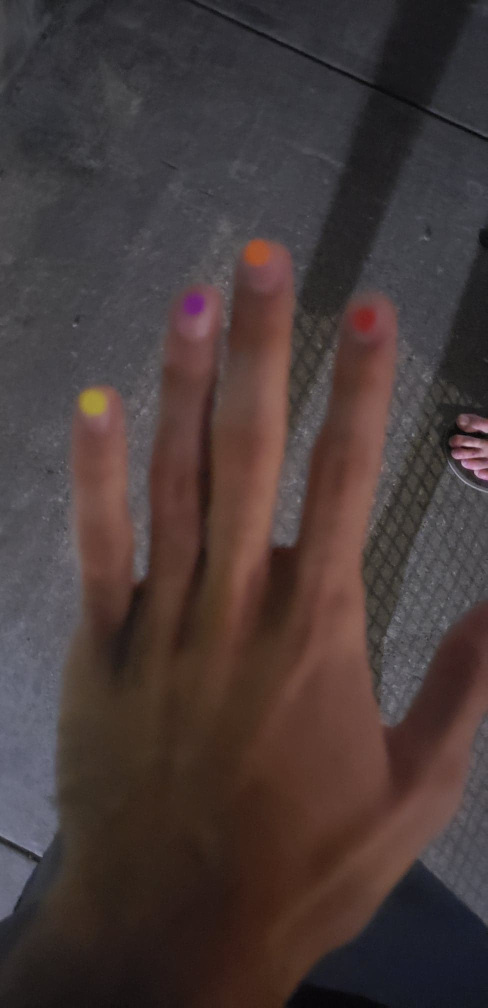
#> input picture images/blurNight.jpg, 976 x 2016 px (shown at 1/2 size)
$ python ColorMasking.py --image images/blurNight.jpg
#> lines starting #> are read from the running program, lines starting #| are printed output that depends on the picture; after the words box and inside, x2 and y2 are one past the last pixel; in counts of white or black regions, pixels touching at a corner belong together
#> further down, image is the input picture: shape (2016, 976, 3); mean B, G, R 57.2, 58.2, 71.1
#> `hsv = cv.cvtColor(image, cv.COLOR_BGR2HSV)`: hsv: shape (2016, 976, 3); mean H, S, V 71, 65, 73.5
# import the necessary packages
import numpy as np
import argparse
import cv2 as cv

# construct the argument parse and parse the arguments
ap = argparse.ArgumentParser()
ap.add_argument("-i", "--image", help="path to the image")
args = vars(ap.parse_args())

def set_masks(colors, delta):
#> called with delta = 10
    bounds = [(np.array([color - delta, 100, 100]), np.array([color + delta, 255, 255])) for color in colors]
    masks = [cv.inRange(hsv, bound[0], bound[1]) for bound in bounds]
#> masks = 6 items
    mask = masks[0]
#> mask: shape (2016, 976); every value is 0
    for i in range(1, len(masks)):
        mask = mask | masks[i]
#> this loop made 5 passes
#> pass 2, in set_masks, `mask = mask | masks[i]`:
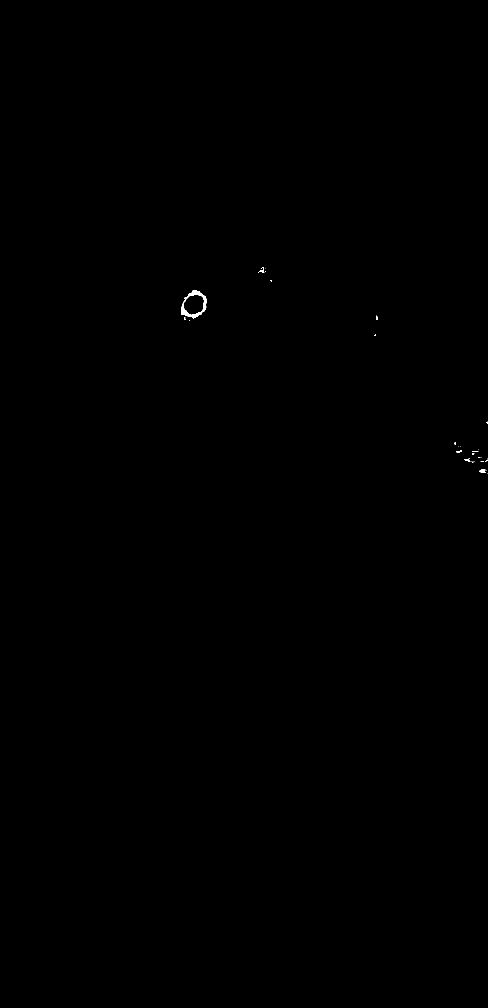
#> mask: shape (2016, 976) (shown at 1/2 size); 0.06% white; 31 white regions (26 under 20 px), largest, box (x1, y1, x2, y2) and area: (362, 580, 413, 637) 812, (959, 938, 972, 946) 73, (518, 535, 529, 545) 50, (929, 917, 941, 923) 38, (912, 900, 924, 906) 32
#> after the loop:
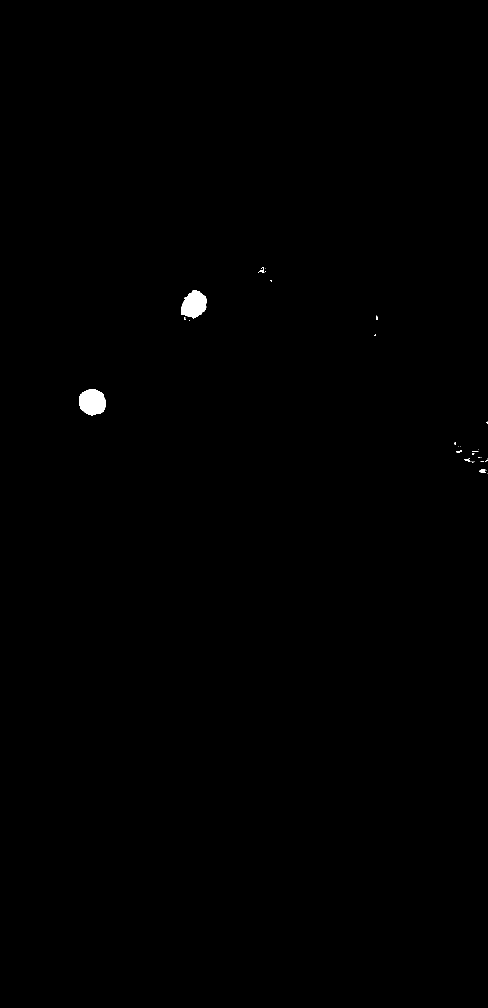
#> mask: shape (2016, 976) (shown at 1/2 size); 0.23% white; 32 white regions (26 under 20 px), largest, box (x1, y1, x2, y2) and area: (158, 779, 212, 831) 2217, (362, 580, 413, 637) 2059, (959, 938, 972, 946) 73, (518, 535, 529, 545) 50, (929, 917, 941, 923) 38, (912, 900, 924, 906) 32
    return mask


# load the image
image = cv.imread("images/blurNight.jpg")
cv.namedWindow("Display Window", cv.WINDOW_AUTOSIZE)
# Take each frame
# Convert BGR to HSV
hsv = cv.cvtColor(image, cv.COLOR_BGR2HSV)
# define range of blue color in HSV

#### Collin's Code #####

colors = [46, 100, 166, 130, 28, 146]
delta = 10
colormask = set_masks(colors, delta)
res1 = cv.bitwise_and(image, image, mask=colormask)

#########################


#### Original un-simplified #########
delta = 2.5

lower_green = np.array([46 - delta, 100, 100])
upper_green = np.array([46 + delta, 255, 255])

lower_blue = np.array([100 - delta, 100, 100])
upper_blue = np.array([100 + delta, 255, 255])

lower_pink = np.array([166 - delta, 90, 200])
upper_pink = np.array([166 + delta, 200, 255])

lower_purple = np.array([130 - delta, 0, 0])
upper_purple = np.array([130 + delta, 255, 255])

lower_yellow = np.array([28 - delta, 0, 0])
upper_yellow = np.array([28 + delta, 255, 255])

lower_purple_two = np.array([146 - delta, 0, 0])
upper_purple_two = np.array([146 + delta, 255, 255])

####################################


# Threshold the HSV image to get only blue colors
# Threshold the HSV image to get only green colors
mask_green = cv.inRange(hsv, lower_green, upper_green)
# Threshold for blue
mask_blue = cv.inRange(hsv, lower_blue, upper_blue)
mask_pink = cv.inRange(hsv, lower_pink, upper_pink)
mask_purple = cv.inRange(hsv, lower_purple, upper_purple)
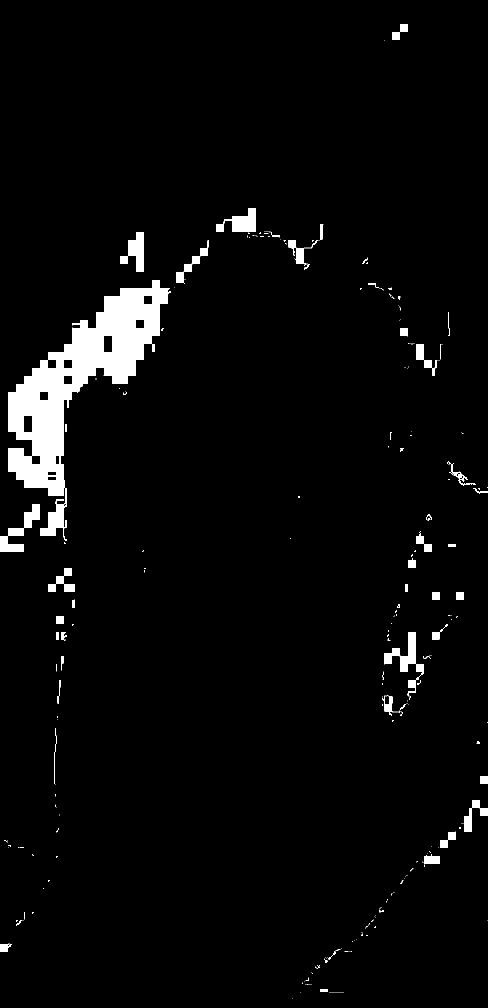
#> mask_purple: shape (2016, 976) (shown at 1/2 size); 3.8% white; 262 white regions (197 under 20 px), largest, box (x1, y1, x2, y2) and area: (16, 560, 342, 1082) 51149, (768, 1264, 848, 1400) 2790, (0, 1008, 80, 1104) 2560
mask_yellow = cv.inRange(hsv, lower_yellow, upper_yellow)
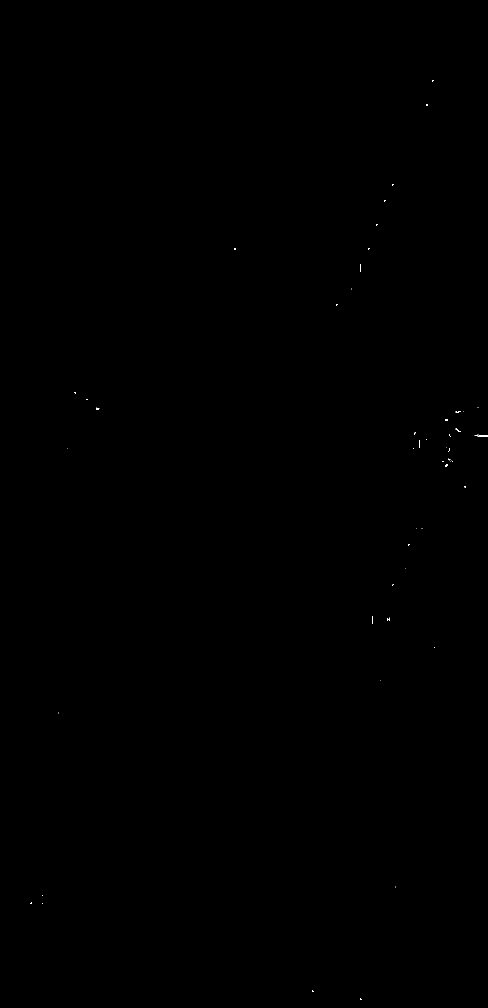
#> mask_yellow: shape (2016, 976) (shown at 1/2 size); 0.02% white in thin lines or dots, all inside (x1, y1, x2, y2) = (60, 160, 976, 2000)


############ Aryan's Code ######################
def maskMaker(mask_values, delta_h, delta_s):
#> called with delta_h = 10, delta_s = 50
    mask = False
    for val in mask_values:
        cur_top = np.array([(val[0]*0.5)+delta_h, (val[1]*255.0/100)+delta_s, (val[2]*255.0/100)+delta_s])
        cur_bot = np.array([(val[0]*0.5)-delta_h, (val[1]*255.0/100)-delta_s, (val[2]*255.0/100)-delta_s])
        cur_mask = cv.inRange(hsv, cur_bot, cur_top)
        mask = mask | cur_mask
#> this loop made 4 passes
#> pass 1, in maskMaker, `cur_mask = cv.inRange(hsv, cur_bot, cur_top)`:
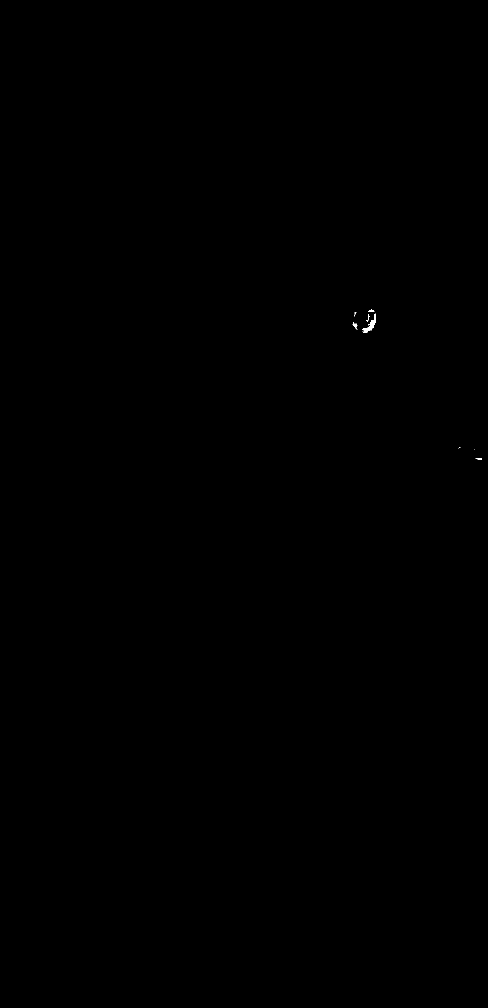
#> cur_mask: shape (2016, 976) (shown at 1/2 size); 0.02% white; 12 white regions (7 under 20 px), largest, box (x1, y1, x2, y2) and area: (724, 627, 752, 666) 308, (705, 645, 715, 660) 53, (736, 619, 749, 624) 41, (952, 916, 964, 920) 27, (736, 628, 740, 639) 26
#> pass 3, in maskMaker, `cur_mask = cv.inRange(hsv, cur_bot, cur_top)`:
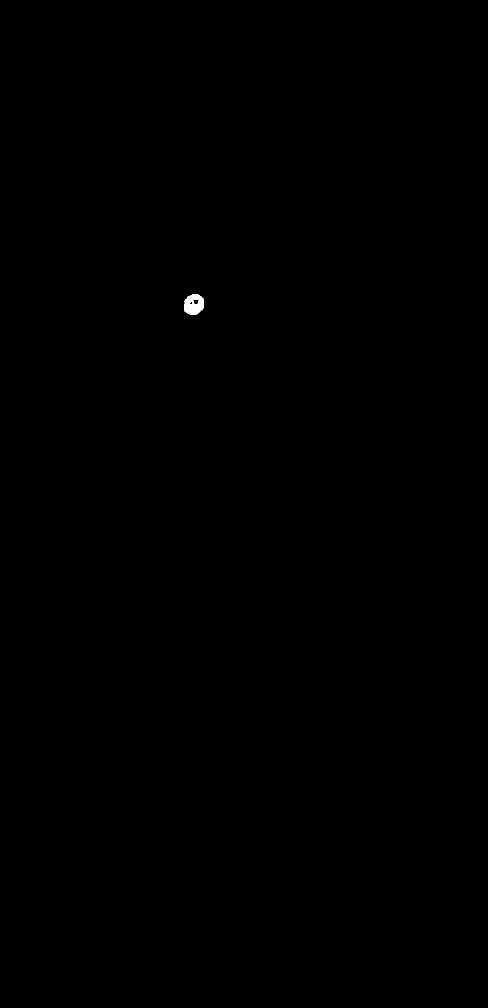
#> cur_mask: shape (2016, 976) (shown at 1/2 size); 0.06% white; 1 white region, box (x1, y1, x2, y2) and area: (368, 588, 408, 630) 1242
#> after the loop:
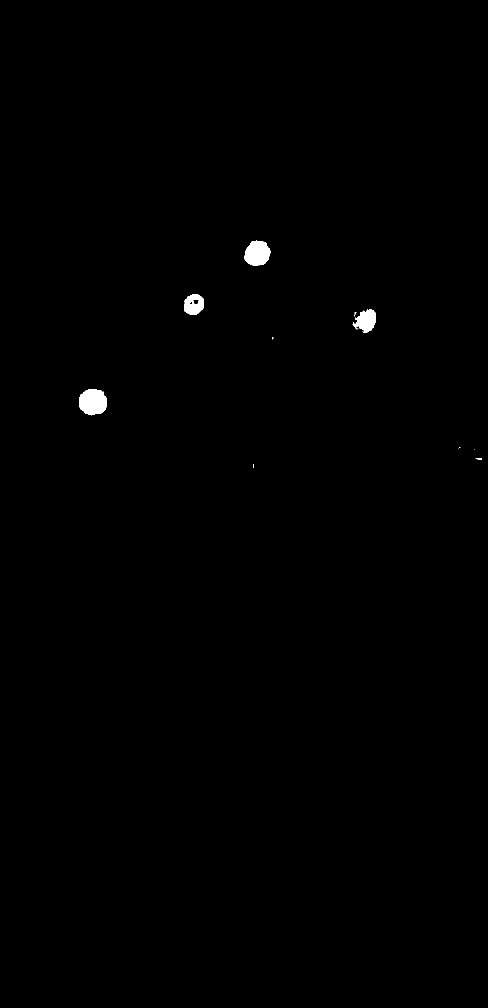
#> mask: shape (2016, 976) (shown at 1/2 size); 0.36% white; 14 white regions (9 under 20 px), largest, box (x1, y1, x2, y2) and area: (159, 779, 214, 831) 2315, (489, 481, 542, 532) 2024, (705, 618, 752, 666) 1385, (368, 588, 408, 630) 1242, (952, 916, 964, 920) 27
    return mask

'''
green = (94, 61, 89)
blue = (196, 90, 90)
purple = (259, 36, 100)
pink = (332, 37, 100)
'''
red = (360, 72, 47)
orange = (18, 71, 64)
purple_two = (318, 71, 43)
yellow = (50, 64, 64)
my_vals = [red, orange, purple_two, yellow]
# Bitwise-AND mask and original image
res = cv.bitwise_and(image, image, mask=(maskMaker(my_vals, 10, 50)))
print(image.shape)
#| (2016, 976, 3)
cv.imwrite("original.jpg", image)
cv.imwrite("mask.jpg", mask_blue)
cv.imwrite("res.jpg", res)
'''
cv.imshow('Display Window', image)
cv.waitKey(0)
cv.imshow('mask', mask)
cv.waitKey(0)
cv.imshow('res', res)
cv.waitKey(0)
'''


############################
